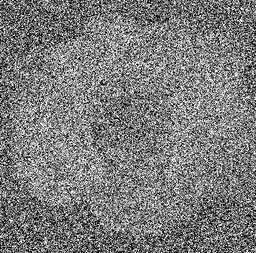
#> input picture noised.png, 256 x 253 px, shrunk from 442 x 436 before the run
$ python app.py
#> lines starting #> are read from the running program, lines starting #| are printed output that depends on the picture
### filters.py
import numpy as np

# AMF params
max_patch_size = 15


# Extract patch from image matrix
def _extract_patch(matrix, x, y, patch_size=3):
    height, width = matrix.shape
    size = patch_size // 2

    # initialize x index
    if x - size >= 0:
        x_begin = x - size
    else:
        x_begin = 0

    if x + size < height:
        x_end = x + size
    else:
        x_end = height - 1

    # initialize y index
    if y - size >= 0:
        y_begin = y - size
    else:
        y_begin = 0

    if y + size < width:
        y_end = y + size
    else:
        y_end = width - 1

    # loop inside patch
    output = []
    for i in range(x_begin, x_end+1):
        for j in range(y_begin, y_end+1):
            output.append(matrix[i][j])
    return output


# Adaptive median filter function
def amf(matrix):

    # prepare output
    output = np.copy(matrix)
    height, width = matrix.shape

    for x in range(height):
        for y in range(width):
            patch_size = 3
            patch = _extract_patch(matrix, x, y, patch_size)

            # extract min, max and median value of patch
            patch_min = np.min(patch)
            patch_max = np.max(patch)
            patch.sort()
            patch_median = patch[len(patch) // 2]

            # check if pixel is corrupted
            if patch_min < matrix[x][y] < patch_max:
                output[x][y] = matrix[x][y]
            else:
                # check if median value is also corrupted
                finish = False
                while not finish:
                    if 0 < patch_median < 255:
                        output[x][y] = patch_median
                        finish = True
                    else:
                        # calculate new patch
                        patch_size = patch_size + 2
                        if patch_size <= max_patch_size:
                            patch = _extract_patch(matrix, x, y, patch_size)
                            patch.sort()
                            patch_median = patch[len(patch) // 2]
                        else:
                            finish = True

    return output

### app.py
import matplotlib.pyplot as plt
import cv2 as cv
import filters

# load images & testing filter
fig = plt.figure(figsize=(20, 20))
plt.gray()
image = cv.imread("./noised.png", 0)
#> image is the input picture: shape (253, 256); min 0, max 255, mean 123.3
real = cv.imread("./real.png", 0)
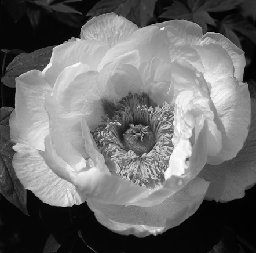
#> input picture real.png, 256 x 253 px, shrunk from 442 x 436 before the run
#> real is the input picture: shape (253, 256); min 0, max 254, mean 108.1
result = filters.amf(image)
#> after the loop in amf, `for x in range(height):`:
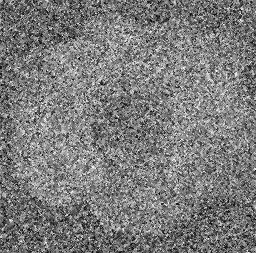
#> output: shape (253, 256); min 1, max 254, mean 123.2

# display real image
fig.add_subplot(1, 3, 1)
plt.imshow(real)
plt.axis('off')
plt.title("Original")

# display noised
fig.add_subplot(1, 3, 2)
plt.imshow(image)
plt.axis('off')
plt.title("Noised")

# display result image
fig.add_subplot(1, 3, 3)
plt.imshow(result)
plt.axis('off')
plt.title("Result")

plt.show()
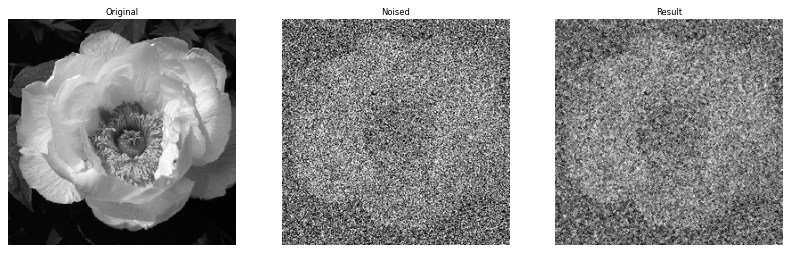
#> figure drawn by matplotlib, 3 panels
